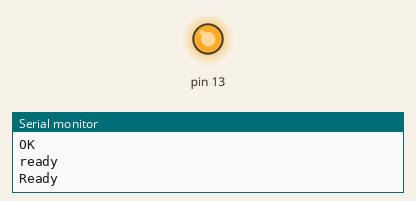
The sketch below on a simulated Arduino Uno, built with avr-gcc and run on an emulated ATmega328P. On the bench: output pins drawn as LEDs (lit = HIGH), the last lines printed to the serial monitor. The modem accepts every AT command (registered, SIM ready, sends succeed) and sends nothing else.

Above: at 2.1 s.
At 10.1 s:
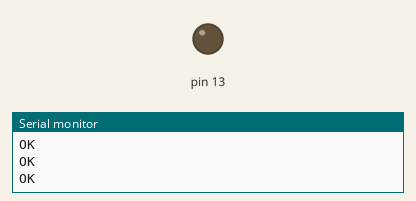
Timing chart, 0 to 11.6 s (numbered marks = the images above):
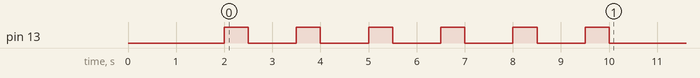

The sketch:

webserver.ino
```cpp
#include <SoftwareSerial.h>

#define DEBUG true
#define RX 2
#define TX 3

SoftwareSerial esp8266(RX, TX);

void setup()
{
  Serial.begin(115200);
  esp8266.begin(115200);

  pinMode(13, OUTPUT);

  sendData("AT+RST\r\n",2000,DEBUG);           // reset module
  sendData("AT+CWMODE=2\r\n",1000,DEBUG);      // configure as access point
  sendData("AT+CWLAP\r\n",1000,DEBUG);         // get ip address
  sendData("AT+CIFSR\r\n",1000,DEBUG);         // get ip address
  sendData("AT+CIPMUX=1\r\n",1000,DEBUG);      // configure for multiple connections
  sendData("AT+CIPSERVER=1,80\r\n",1000,DEBUG);// turn on server on port 80
}

void blinkled()
{
  digitalWrite(13, HIGH);   // turn the LED on (HIGH is the voltage level)
  delay(500);              // wait for a second
  digitalWrite(13, LOW);    // turn the LED off by making the voltage LOW
}
void loop()
{
  sendWebData("<h1>Hello</h1><h2>World!</h2>");
}

void sendWebData(String content)
{
    if(esp8266.available()) // check if the esp is sending a message
  {
    if(esp8266.find("+IPD,"))
    {
     delay(1000);

     int connectionId = esp8266.read()-48; // subtract 48 because the read() function returns
                                           // the ASCII decimal value and 0 (the first decimal number) starts at 48

     String webpage = content;

     String cipSend = "AT+CIPSEND=";
     cipSend += connectionId;
     cipSend += ",";
     cipSend +=webpage.length();
     cipSend +="\r\n";

     sendData(cipSend,1000,DEBUG);
     sendData(webpage,1000,DEBUG);

     String closeCommand = "AT+CIPCLOSE=";
     closeCommand+= "5"; //connectionId; // append connection id // close all connections
     closeCommand+="\r\n";

     sendData(closeCommand,3000,DEBUG);
    }
  }

}


String sendData(String command, const int timeout, boolean debug)
{
    String response = "";

    esp8266.print(command); // send the read character to the esp8266

    long int time = millis();

    while( (time+timeout) > millis())
    {
      while(esp8266.available())
      {

        // The esp has data so display its output to the serial window
        char c = esp8266.read(); // read the next character.
        response+=c;
      }
    }

    if(debug)
    {
      Serial.print(response);
      blinkled();
    }

    return response;
}
```
